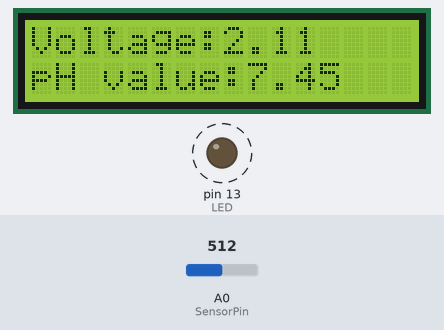
Recording of a sketch running on a simulated Arduino Uno, built with avr-gcc and run on an emulated ATmega328P. Shown: 16×2 character LCD, output pins drawn as LEDs (lit = HIGH). Dashed ring = blinking. Inputs (shaded band) come from the test bench; at power-on: A0 (SensorPin) = 512. What the sketch prints to the serial monitor is not drawn.

Above: at 1.2 s.
1.3 s: A0 (SensorPin) set to 716
At 2.13 s:
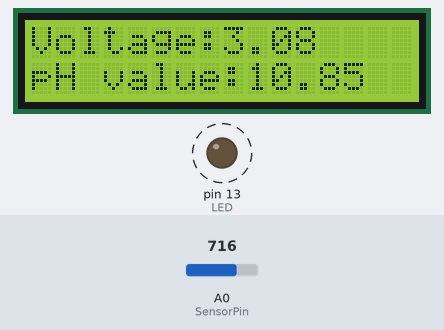
3.1 s: A0 (SensorPin) set to 596
At 3.73 s:
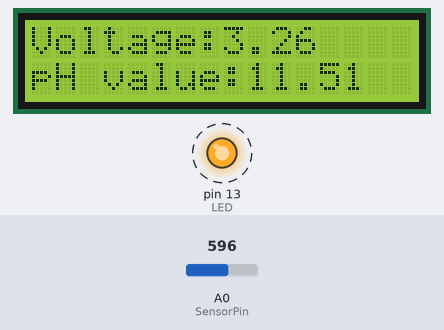
4.7 s: A0 (SensorPin) set to 566
At 5.65 s:
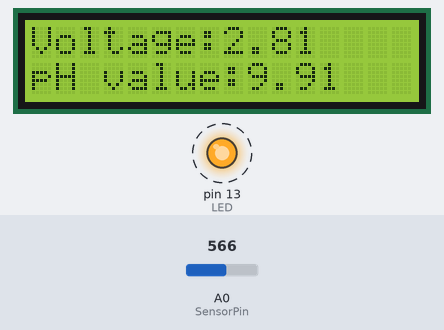
Timing chart, 0 to 13.7 s (numbered marks = the images above; inputs shaded):
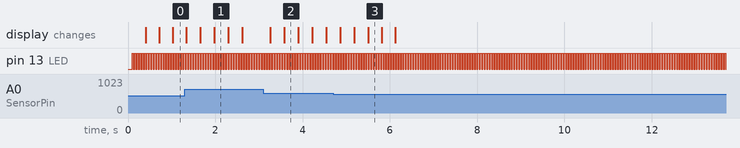

The sketch:

ph.ino
```cpp
#include <LiquidCrystal_I2C.h>
#include <Wire.h>

LiquidCrystal_I2C lcd(0x27 , 16, 2);
/*
 # This sample code is used to test the pH meter V1.0.
 # Editor : YouYou
 # Ver    : 1.0
 # Product: analog pH meter
 # SKU    : SEN0161
*/
#define SensorPin A0            //pH meter Analog output to Arduino Analog Input 0
#define Offset 0.08            //deviation compensate
#define LED 13
#define samplingInterval 20
#define printInterval 800
#define ArrayLenth  40    //times of collection
int pHArray[ArrayLenth];   //Store the average value of the sensor feedback
int pHArrayIndex=0;

double avergearray(int* arr, int number){
  int i;
  int max,min;
  double avg;
  long amount=0;
  if(number<=0){
    Serial.println("Error number for the array to avraging!/n");
    return 0;
  }
  if(number<5){   //less than 5, calculated directly statistics
    for(i=0;i<number;i++){
      amount+=arr[i];
    }
    avg = amount/number;
    return avg;
  }else{
    if(arr[0]<arr[1]){
      min = arr[0];max=arr[1];
    }
    else{
      min=arr[1];max=arr[0];
    }
    for(i=2;i<number;i++){
      if(arr[i]<min){
        amount+=min;        //arr<min
        min=arr[i];
      }else {
        if(arr[i]>max){
          amount+=max;    //arr>max
          max=arr[i];
        }else{
          amount+=arr[i]; //min<=arr<=max
        }
      }//if
    }//for
    avg = (double)amount/(number-2);
  }//if
  return avg;
}
void setup()
{
   lcd.clear();
    lcd.init();
    lcd.backlight();
  pinMode(LED,OUTPUT);
  Serial.begin(115200);
  Serial.println("pH meter experiment!");    //Test the serial monitor
}
void loop()
{
  static unsigned long samplingTime = millis();
  static unsigned long printTime = millis();
  static float pHValue,voltage;
  if(millis()-samplingTime > samplingInterval)
  {
      pHArray[pHArrayIndex++]=analogRead(SensorPin);
      if(pHArrayIndex==ArrayLenth)pHArrayIndex=0;
      voltage = avergearray(pHArray, ArrayLenth)*5.0/1024;
      pHValue = 3.5*voltage+Offset;
      samplingTime=millis();
  }
  if(millis() - printTime > printInterval)   //Every 800 milliseconds, print a numerical, convert the state of the LED indicator

    lcd.backlight();
    lcd.setCursor(0,0);
    lcd.print("Voltage:");
    lcd.print(voltage,2);
    Serial.print("Voltage:");
    Serial.print(voltage,2);
    lcd.setCursor(0,1);
    lcd.print("pH value:");
    lcd.println(pHValue,2);
    Serial.print("pH value:");
    Serial.println(pHValue,2);
    digitalWrite(LED,digitalRead(LED)^1);
    printTime=millis();
  }
```

Measured:
- the behaviour switches between 581 and 580 on A0 (SensorPin) (found by bisection; images 2 and 3)
- after the input at 1.3 s, the display: first differs from a run without the input after 0.35 s (image 1 shows a later state)
- after the input at 3.1 s, the display: first changes after 0.16 s (image 2 shows a later state)
- after the input at 4.7 s, the display: first changes after 0.17 s (image 3 shows a later state)
- by itself, pin 13 (LED): alternates HIGH for 0.03 s and LOW for 0.03 s
